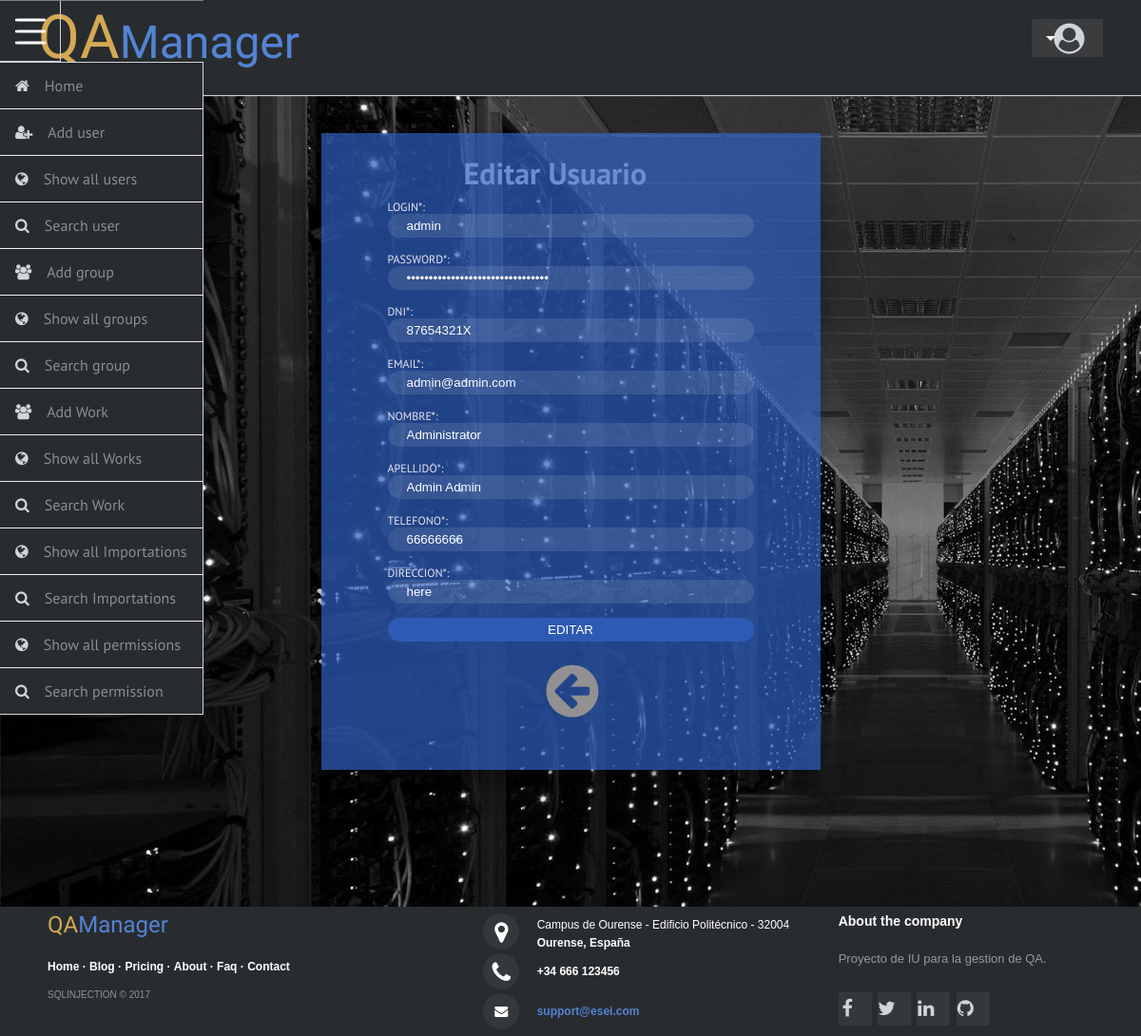
The page /Controllers/User_EDIT_Controller.php?value=admin (signed in) on the database its author committed.
### tables this page shows
CREATE TABLE `USUARIO` (
  `login` varchar(9) NOT NULL,
  `password` varchar(128) NOT NULL,
  `DNI` varchar(9) NOT NULL,
  `Nombre` varchar(30) NOT NULL,
  `Apellidos` varchar(50) NOT NULL,
  `Correo` varchar(40) NOT NULL,
  `Direccion` varchar(60) NOT NULL,
  `Telefono` varchar(11) NOT NULL
  );

### Models/User_Model.php (called while the page is built, shortened)
<?php
class UserDAO
{
    var $login;
    var $mysqli;
    function __construct( $login, $password)
    {
        $this->login = $login;
        include_once '../Functions/Access_DB.php';
        $this->mysqli = ConnectDB();
    }
    function GET()
    {
        $sql = "select * from USUARIO where login = '".$this->login."'";
        $resultado = mysqli_query($this->mysqli,$sql);
        return $resultado;
    }
}

### Functions/Access_DB.php (called while the page is built)
<?php
function ConnectDB()
{
    $mysqli = new mysqli("localhost","userET3","passET3","IUET32017");
	if ($mysqli->connect_errno) {
		include '../Views/MESSAGE_View.php';
		new MESSAGE("Fallo al conectar a MySQL: (" . $mysqli->connect_errno . ") " . $mysqli->connect_error, '../index.php');
		return false;
	}
	else{
        $mysqli->set_charset("utf8");
		return $mysqli;
	}
}
?>

### Views/User_EDIT_View.php (the view, shortened to what this page needs)
<?php
class User_EDIT_View
{
    var $response;
    function __construct($response){
        $this->response = $response;
        $this->render();
    }
    function render(){
        include '../Locales/LateralBar.php';
        $user = mysqli_fetch_array($this->response);
?>
        <link rel="stylesheet" href="../Locales/User_EDIT.css">
        <div class="EditFormContainer">
            <form action="../Controllers/User_EDIT_Controller.php" onsubmit="comprobarFormsVacios(this)" method="post">
                <div class="EditFormHeader">
                    <h1>Editar Usuario</h1>
                </div>
                <div class="EditForm1">
                    <br>
                    <div class="group">
                        <label for="login" class="label">Login*:</label>
                        <input id="login" name="login"  type="text" class="input" value="<?php echo $user['login'];?>" readonly>
                    </div>
                    <div class="group">
                        <label for="password" class="label">Password*:</label>
                        <input id="password" name="password" type="password" class="input" data-type="password" value="<?php echo $user['password'];?>">
                    </div>
                    <div class="group">
                        <label for="DNI" class="label">DNI*:</label>
                        <input id="DNI" name="DNI" type="text" class="input" value="<?php echo $user['DNI'];?>">
                    </div>
                    <div class="group">
                        <label for="Correo" class="label">Email*:</label>
                        <input id="Correo" name="Correo" class="input" value="<?php echo $user['Correo'];?>">
                    </div>
                    <div class="group">
                        <label for="Nombre" class="label">Nombre*:</label>
                        <input id="Nombre" name="Nombre" class="input" value="<?php echo $user['Nombre'];?>">
                    </div>
                    <div class="group">
                        <label for="Apellidos" class="label">Apellido*:</label>
                        <input id="Apellidos" name="Apellidos" class="input" value="<?php echo $user['Apellidos'];?>">
                    </div>
                    <div class="group">
                        <label for="Telefono" class="label">Telefono*:</label>
                        <input id="Telefono" name="Telefono" class="input" value="<?php echo $user['Telefono'];?>">
                    </div>
                    <div class="group">
                        <label for="Direccion" class="label">Direccion*:</label>
                        <input id="Direccion" name="Direccion" class="input" value="<?php echo $user['Direccion'];?>">
                    </div>
                    <div class="group">
                        <input id="send" type="submit" class="button" value="Editar" onclick="comprobarVacio(this)">
                    </div>
                    <div class="backBttn">
                        <a href="../Controllers/User_SHOWALL_Controller.php"><i class="fa fa-arrow-circle-left" id="returnIcon"></i></a>
                    </div>
                </div>
            </form>
        </div>
<?php
    }
}
?>

### Locales/Header.css (style rules this page uses)
.header-user-dropdown { background-color:#292c2f; box-shadow:0 1px 1px #ccc; padding: 20px 40px; height: 100px; color: #ffffff; box-sizing: border-box; }
.header-user-dropdown .header-limiter { max-width: 1200px; text-align: center; margin: 0 auto; }
#logIcon { margin-left: 20px; margin-top: 5px; font-size: 2em; }
.header-user-dropdown .header-limiter h1 { float: left; font: normal 64px Cookie, Arial, Helvetica, sans-serif; line-height: 40px; margin:0; }
.header-user-dropdown .header-limiter h1 span { color: #5383d3; font-size: 48px; }
.header-user-dropdown .header-limiter h1 a { color: #D3A953; }
.header-user-dropdown .header-limiter a { color: #f9fff9; text-decoration: none; }
.header-user-dropdown .header-limiter .header-user-menu { position: relative; float:right; background-color:#3a3c3e; width:75px; height:40px; border-radius:2px; }
.header-user-dropdown .header-limiter .header-user-menu:before { content:''; width:0; height:0; top: 18px; left: 15px; position:absolute; border:5px solid transparent; border-top-color:#fff; }

### Locales/Main.css (style rules this page uses)
body { margin: 0; background-color: #e0e0e0; background-image: url("../Locales/wallpaper.jpg"); z-index: 2; }

### Locales/LateralBar.css (style rules this page uses)
*, *:before, *:after { -moz-box-sizing: border-box; -webkit-box-sizing: border-box; box-sizing: border-box; }
body { font-size: 100%; font-family: 'PT Sans', sans-serif; }
a { color: white; }
i { color: #d1d4d9; margin: 0 1rem 0 0; }

### Locales/User_EDIT.css (style rules this page uses)
.EditFormContainer { width:100%; margin:auto; max-width:525px; min-height:670px; position:relative; box-shadow:0 12px 15px 0 rgba(0,0,0,.24),0 17px 50px 0 rgba(0,0,0,.19); }
.EditForm1 { width:100%; height:100%; position:absolute; padding:50px 70px 50px 70px; background: rgba(45, 95, 191, 0.7); }
.EditFormHeader { top:0; left:0; right:0; bottom:0; padding-left: 150px; position:absolute; transition:all .8s linear; color: white; }
.EditForm1 .tab, .EditForm1 .group .label, .EditForm1 .group .button { text-transform:uppercase; }
.EditForm1 .group { margin-bottom:15px; }
.EditForm1 .group .label, .EditForm1 .group .input, .EditForm1 .group .button { width:100%; color:#fff; display:block; }
.EditForm1 .group .input, .EditForm1 .group .button { border:none; padding:15px 20px; border-radius:25px; background:rgba(255,255,255,.1); }
.EditForm1 .group .input, .EditForm1 .group .button { border:none; padding:5px 20px; border-radius:25px; background:rgba(255,255,255,.1); }
.EditForm1 .group input[data-type="password"] { text-security:circle; -webkit-text-security:circle; }
.EditForm1 .group .label { color: #ece4ef; font-size:12px; }
#send { background: #2d5ab3; }
.backBttn { text-align: center; }
#returnIcon { color: #929091; margin-left: 20px; margin-top: 5px; font-size: 4em; }

### rows shown on the page
usuario: login "admin", DNI "87654321X", Correo "admin@admin.com", Nombre "Administrator", Apellidos "Admin Admin", Telefono "66666666", Direccion "here"
